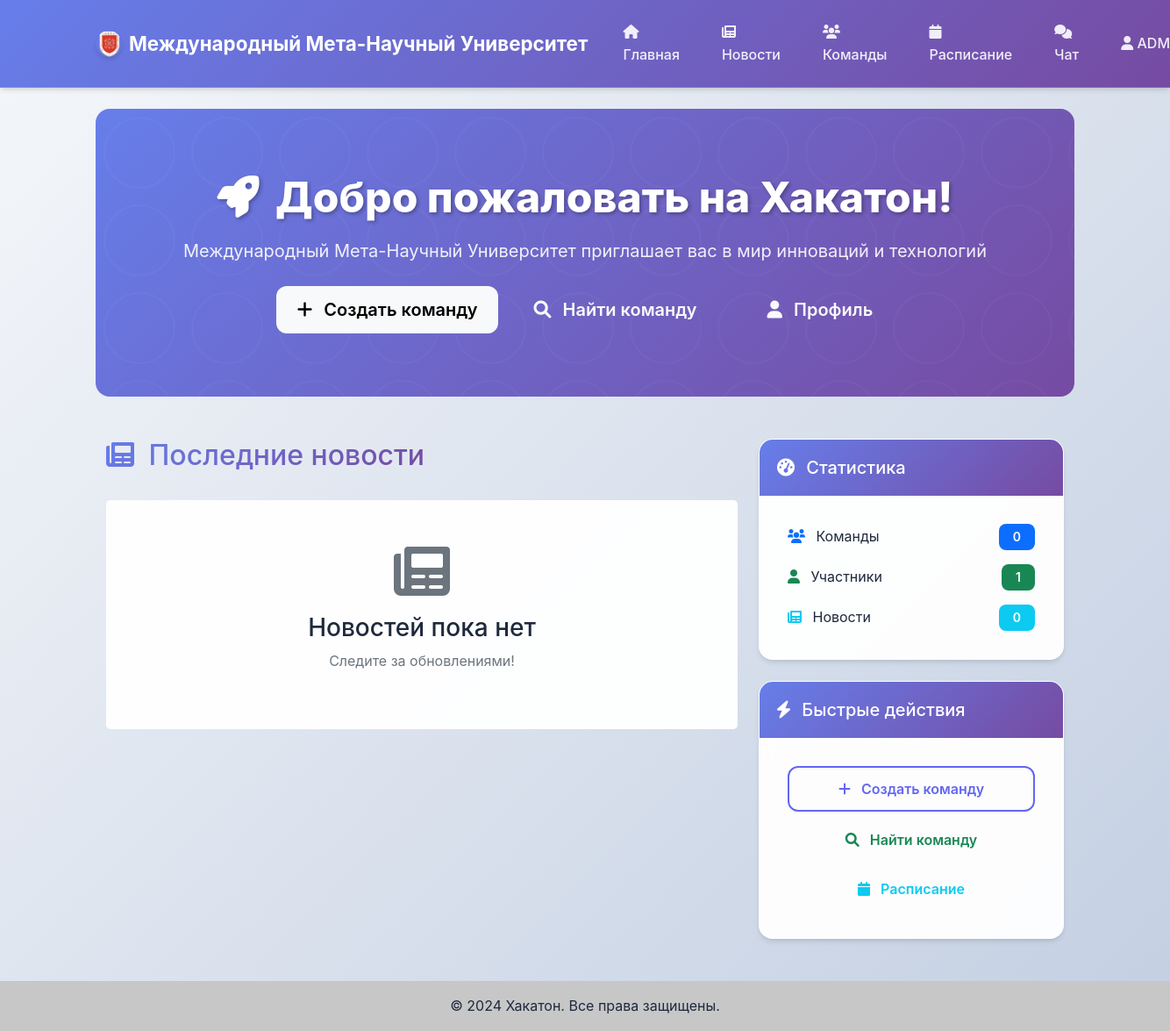
Page / (signed in) on the earlier database version.
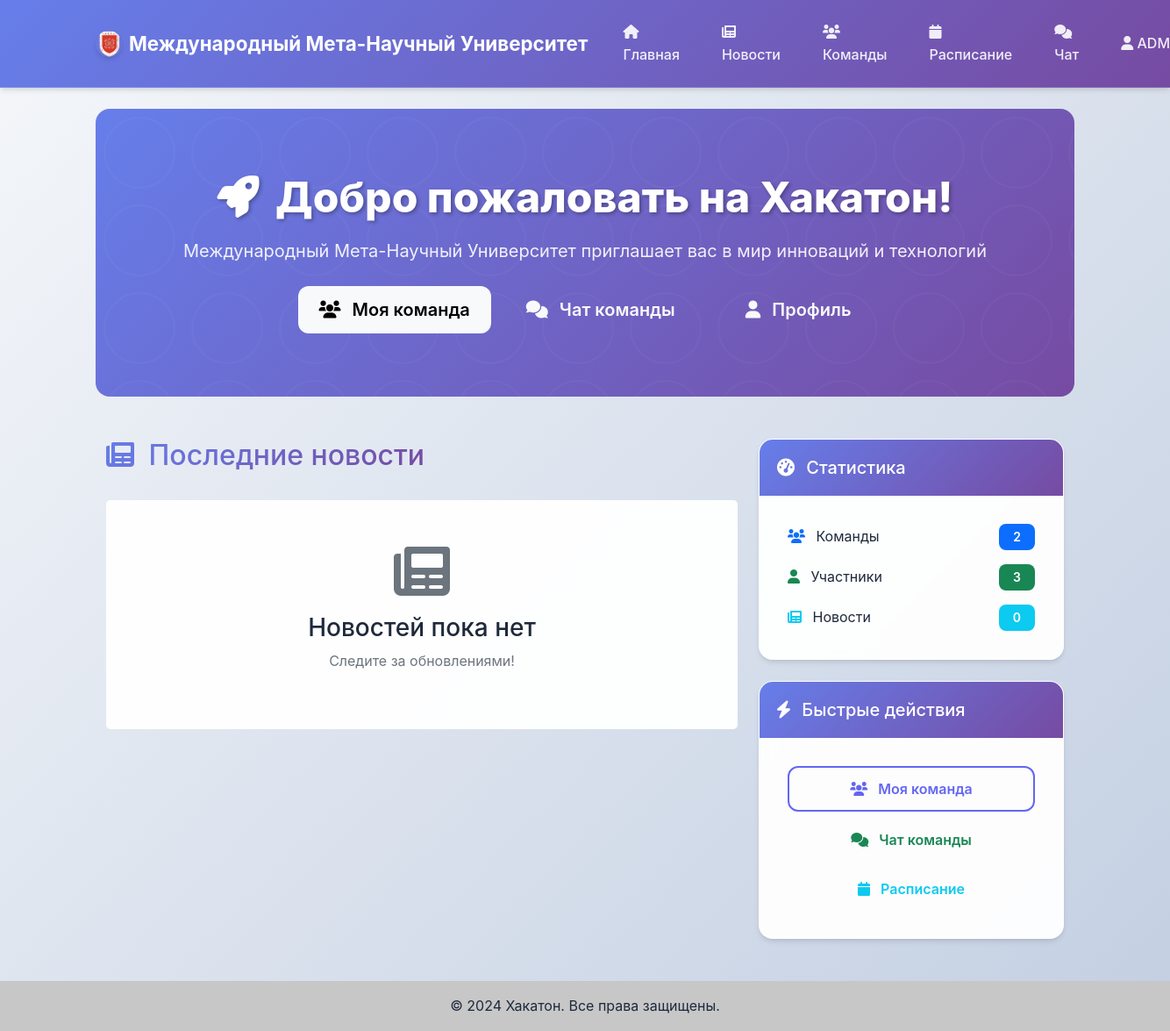
Same page on the later database version.
### news/views.py (the view)
# urls.py: path('', views.HomeView.as_view(), name='home'),
class HomeView(ListView):
    model = News
    template_name = 'news/home.html'
    context_object_name = 'news_list'
    paginate_by = 5
    def get_queryset(self):
        return News.objects.filter(is_published=True).select_related('author')
    def get_context_data(self, **kwargs):
        context = super().get_context_data(**kwargs)
        from django.db.models import Count
        from teams.models import Team
        from accounts.models import User
        context['teams_count'] = Team.objects.filter(is_active=True).count()
        context['users_count'] = User.objects.filter(role='participant').count()
        context['news_count'] = News.objects.filter(is_published=True).count()
        return context

### templates/news/home.html (shortened to what the changed rows need)
{% extends 'base.html' %}
{% load static %}
{% block content %}
<div class="hero-section text-center py-5">
    <div class="container py-4">
        <h1 class="hero-title mb-3">
            <i class="fas fa-rocket me-2"></i>
            Добро пожаловать на Хакатон!
        </h1>
        {% if not user.is_authenticated %}
            <div class="fade-in-up d-flex flex-column flex-md-row justify-content-center align-items-center gap-3">
                <a href="{% url 'accounts:register' %}" class="btn btn-light btn-lg hover-lift px-4">
                    <i class="fas fa-user-plus me-2"></i> Регистрация
                </a>
                <a href="{% url 'accounts:login' %}" class="btn btn-outline-light btn-lg hover-lift px-4">
                    <i class="fas fa-sign-in-alt me-2"></i> Войти
                </a>
            </div>
        {% else %}
            <div class="fade-in-up d-flex flex-column flex-md-row justify-content-center align-items-center flex-wrap gap-3">
                {% if not user.team %}
                    <a href="{% url 'teams:create' %}" class="btn btn-light btn-lg hover-lift px-4">
                        <i class="fas fa-plus me-2"></i> Создать команду
                    </a>
                    <a href="{% url 'teams:list' %}" class="btn btn-outline-light btn-lg hover-lift px-4">
                        <i class="fas fa-search me-2"></i> Найти команду
                    </a>
                {% else %}
                    <a href="{% url 'teams:detail' user.team.pk %}" class="btn btn-light btn-lg hover-lift px-4">
                        <i class="fas fa-users me-2"></i> Моя команда
                    </a>
                    <a href="{% url 'chat:team_chat' user.team.pk %}" class="btn btn-outline-light btn-lg hover-lift px-4">
                        <i class="fas fa-comments me-2"></i> Чат команды
                    </a>
                {% endif %}
                <a href="{% url 'accounts:profile' %}" class="btn btn-outline-light btn-lg hover-lift px-4 ms-md-3">
                    <i class="fas fa-user me-2"></i> Профиль
                </a>
            </div>
        {% endif %}
    </div>
</div>
<div class="container">
    <div class="row">
        <div class="col-lg-8">
            <div class="d-flex justify-content-between align-items-center mb-4">
                <h2 class="gradient-text">
                    <i class="fas fa-newspaper me-2"></i> Последние новости
                </h2>
            </div>
        </div>
        <div class="col-lg-4">
            <div class="card mb-4 glass-effect fade-in-up">
                <div class="card-body">
                    <div class="d-flex justify-content-between align-items-center mb-3">
                        <span><i class="fas fa-users text-primary me-2"></i> Команды</span>
                        <span class="badge bg-primary">{{ teams_count }}</span>
                    </div>
                    <div class="d-flex justify-content-between align-items-center mb-3">
                        <span><i class="fas fa-user text-success me-2"></i> Участники</span>
                        <span class="badge bg-success">{{ users_count }}</span>
                    </div>
                </div>
            </div>
            {% if user.is_authenticated %}
                <div class="card glass-effect fade-in-up">
                    <div class="card-body">
                        <div class="d-grid gap-2">
                            {% if not user.team %}
                                <a href="{% url 'teams:create' %}" class="btn btn-outline-primary hover-lift">
                                    <i class="fas fa-plus me-2"></i> Создать команду
                                </a>
                                <a href="{% url 'teams:list' %}" class="btn btn-outline-success hover-lift">
                                    <i class="fas fa-search me-2"></i> Найти команду
                                </a>
                            {% else %}
                                <a href="{% url 'teams:detail' user.team.pk %}" class="btn btn-outline-primary hover-lift">
                                    <i class="fas fa-users me-2"></i> Моя команда
                                </a>
                                <a href="{% url 'chat:team_chat' user.team.pk %}" class="btn btn-outline-success hover-lift">
                                    <i class="fas fa-comments me-2"></i> Чат команды
                                </a>
                            {% endif %}
                            <a href="{% url 'news:schedule' %}" class="btn btn-outline-info hover-lift">
                                <i class="fas fa-calendar me-2"></i> Расписание
                            </a>
                        </div>
                    </div>
                </div>
            {% endif %}
        </div>
    </div>
</div>
{% endblock %}

Differences in the rows shown:
changed User "ADMIN": team_id empty → 3 (drawn)
Other differences:
{{ teams_count }}: "0" → "2"
{{ users_count }}: "1" → "3"
text no longer shown: "Создать команду Найти команду Создать команду Найти команду"
text now shown: "Моя команда Чат команды Моя команда Чат команды"
